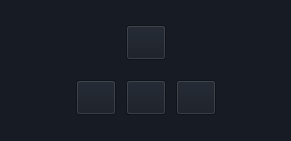
     <widget class="QWidget" name="widget_12" native="true">
      <property name="geometry">
       <rect>
        <x>720</x>
        <y>530</y>
        <width>291</width>
        <height>141</height>
       </rect>
      </property>
      <property name="styleSheet">
       <string notr="true">background:rgb(22, 27, 36);</string>
      </property>
      <layout class="QVBoxLayout" name="verticalLayout_14">
       <property name="spacing">
        <number>6</number>
       </property>
       <item>
        <layout class="QHBoxLayout" name="horizontalLayout_18">
         <item>
          <spacer name="horizontalSpacer_5">
           <property name="orientation">
            <enum>Qt::Horizontal</enum>
           </property>
           <property name="sizeHint" stdset="0">
            <size>
             <width>40</width>
             <height>20</height>
            </size>
           </property>
          </spacer>
         </item>
         <item>
          <widget class="myPushButton" name="upBtn">
           <property name="minimumSize">
            <size>
             <width>35</width>
             <height>35</height>
            </size>
           </property>
           <property name="text">
            <string/>
           </property>
           <property name="iconSize">
            <size>
             <width>25</width>
             <height>25</height>
            </size>
           </property>
          </widget>
         </item>
         <item>
          <spacer name="horizontalSpacer_6">
           <property name="orientation">
            <enum>Qt::Horizontal</enum>
           </property>
           <property name="sizeHint" stdset="0">
            <size>
             <width>40</width>
             <height>20</height>
            </size>
           </property>
          </spacer>
         </item>
        </layout>
       </item>
       <item>
        <layout class="QHBoxLayout" name="horizontalLayout_17">
         <property name="spacing">
          <number>10</number>
         </property>
         <item>
          <spacer name="horizontalSpacer_7">
           <property name="orientation">
            <enum>Qt::Horizontal</enum>
           </property>
           <property name="sizeHint" stdset="0">
            <size>
             <width>40</width>
             <height>20</height>
            </size>
           </property>
          </spacer>
         </item>
         <item>
          <widget class="myPushButton" name="leftBtn">
           <property name="minimumSize">
            <size>
             <width>35</width>
             <height>35</height>
            </size>
           </property>
           <property name="text">
            <string/>
           </property>
           <property name="iconSize">
            <size>
             <width>30</width>
             <height>30</height>
            </size>
           </property>
          </widget>
         </item>
         <item>
          <widget class="myPushButton" name="downBtn">
           <property name="minimumSize">
            <size>
             <width>35</width>
             <height>35</height>
            </size>
           </property>
           <property name="text">
            <string/>
           </property>
           <property name="iconSize">
            <size>
             <width>30</width>
             <height>30</height>
            </size>
           </property>
          </widget>
         </item>
         <item>
          <widget class="myPushButton" name="rightBtn">
           <property name="minimumSize">
            <size>
             <width>35</width>
             <height>35</height>
            </size>
           </property>
           <property name="text">
            <string/>
           </property>
           <property name="iconSize">
            <size>
             <width>30</width>
             <height>30</height>
            </size>
           </property>
          </widget>
         </item>
         <item>
          <spacer name="horizontalSpacer_8">
           <property name="orientation">
            <enum>Qt::Horizontal</enum>
           </property>
           <property name="sizeHint" stdset="0">
            <size>
             <width>40</width>
             <height>20</height>
            </size>
           </property>
          </spacer>
         </item>
        </layout>
       </item>
      </layout>
     </widget>
